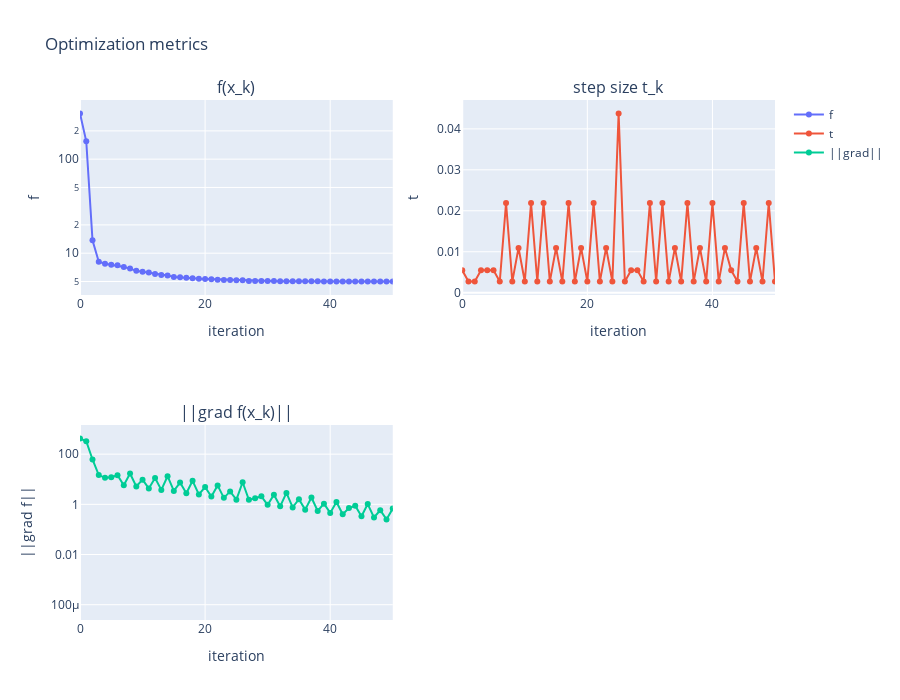

Here is the notebook cell this chart was saved with:
### Markdown cell above
### Візуалізації для Ґольдштейна
Порівнюємо результати другого запуску на ізоповерхні та графіках.

### Code cell
show_isosurface_with_path(f, history, grid_range=(-1.2, 1.2), vol_n=50)
plot_metrics(history, log_f=True, log_grad=True)
save_video_xyz(history, filename="opt_path_goldstein.mp4", fps=8)

### Figure 1 — Plotly figure (JSON) as saved in the notebook; plotly's stock layout.template omitted (floating-point values rounded to 4 significant figures; data arrays with more than 128 entries replaced by an {"elided": "..."} marker saying what was removed)
{"data": [{"mode": "lines+markers", "name": "f", "type": "scatter", "xaxis": "x", "y": {"elided": "161 float values"}, "yaxis": "y"}, {"mode": "lines+markers", "name": "t", "type": "scatter", "xaxis": "x2", "y": {"elided": "160 float values"}, "yaxis": "y2"}, {"mode": "lines+markers", "name": "||grad||", "type": "scatter", "xaxis": "x3", "y": {"elided": "161 float values"}, "yaxis": "y3"}], "layout": {"annotations": [{"font": {"size": 16}, "showarrow": false, "text": "f(x_k)", "x": 0.225, "xanchor": "center", "xref": "paper", "y": 1, "yanchor": "bottom", "yref": "paper"}, {"font": {"size": 16}, "showarrow": false, "text": "step size t_k", "x": 0.775, "xanchor": "center", "xref": "paper", "y": 1, "yanchor": "bottom", "yref": "paper"}, {"font": {"size": 16}, "showarrow": false, "text": "||grad f(x_k)||", "x": 0.225, "xanchor": "center", "xref": "paper", "y": 0.375, "yanchor": "bottom", "yref": "paper"}], "height": 700, "title": {"text": "Optimization metrics"}, "width": 900, "xaxis": {"anchor": "y", "domain": [0, 0.45], "range": [0, 50], "title": {"text": "iteration"}}, "xaxis2": {"anchor": "y2", "domain": [0.55, 1], "range": [0, 50], "title": {"text": "iteration"}}, "xaxis3": {"anchor": "y3", "domain": [0, 0.45], "range": [0, 50], "title": {"text": "iteration"}}, "yaxis": {"anchor": "x", "domain": [0.625, 1], "title": {"text": "f"}, "type": "log"}, "yaxis2": {"anchor": "x2", "domain": [0.625, 1], "title": {"text": "t"}}, "yaxis3": {"anchor": "x3", "domain": [0, 0.375], "title": {"text": "||grad f||"}, "type": "log"}}}
